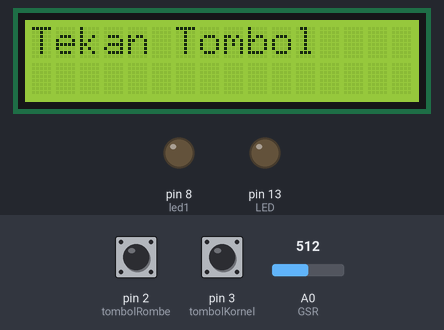
Bench run of a sketch on a simulated Arduino Uno, built with avr-gcc and run on an emulated ATmega328P. Shown: 16×2 character LCD, output pins drawn as LEDs (lit = HIGH). Dashed ring = blinking. The inputs (shaded band) are chosen by the test bench; at power-on: pin 2 (tombolRombe) LOW, A0 (GSR) = 512, pin 3 (tombolKornel) LOW. What the sketch prints to the serial monitor is not drawn.

Above: at 7.2 s.
7.3 s: pin 2 (tombolRombe) pulled HIGH for 0.15 s
At 7.9 s:
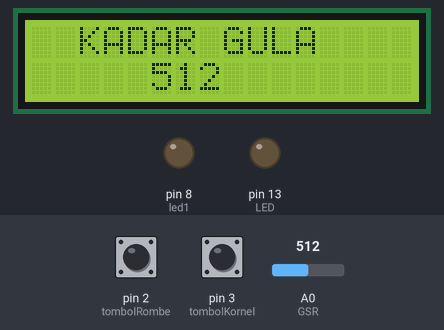
8.9 s: A0 (GSR) set to 636
At 9.6 s:
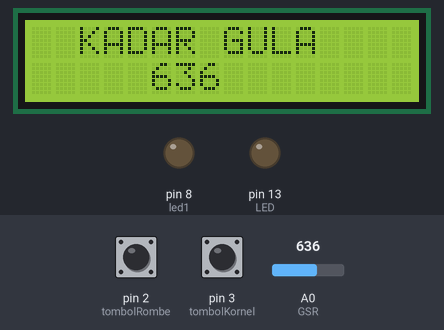
10.5 s: A0 (GSR) set to 665
At 10.9 s:
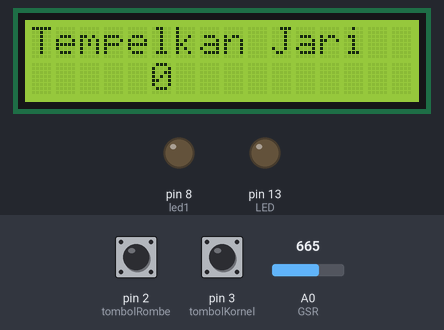
12.1 s: A0 (GSR) set to 390
At 12.27 s:
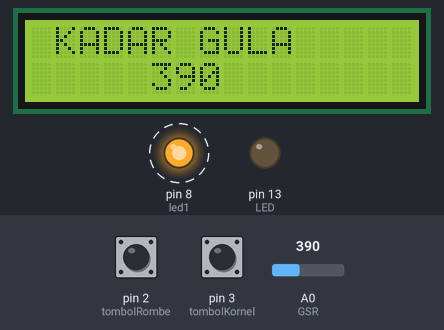
14.7 s: A0 (GSR) set to 410
At 15.5 s:
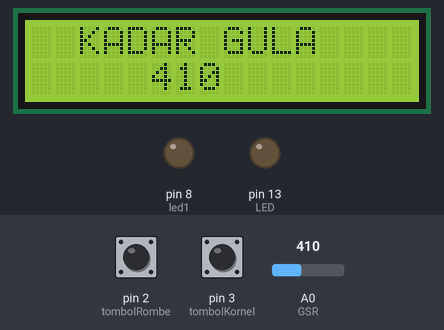
16.3 s: A0 (GSR) set to 660
At 16.9 s:
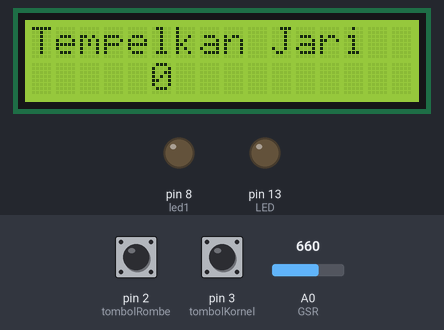
Timing chart, 0 to 18.9 s (numbered marks = the images above; inputs shaded):
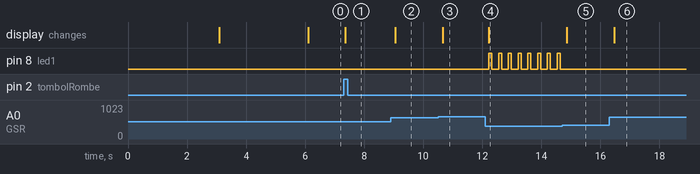

Measured:
- the behaviour switches between 650 and 651 on A0 (GSR) (found by bisection; images 2 and 3)
- the behaviour switches between 399 and 400 on A0 (GSR) (found by bisection; images 4 and 5)
- after the input at 7.3 s, the display: changes after 0.05 s (image 1)
- after the input at 8.9 s, the display: changes after 0.16 s (image 2)
- after the input at 10.5 s, the display: changes after 0.16 s (image 3)
- after the input at 12.1 s, pin 8 (led1): alternates HIGH for 0.10 s and LOW for 0.23 s, starting after 0.12 s; the display: changes after 0.12 s (image 4)
- after the input at 14.7 s, pin 8 (led1): stops changing and stays LOW; the display: changes after 0.17 s (image 5)
- after the input at 16.3 s, the display: changes after 0.17 s (image 6)

The sketch:

kornelRombe.ino
```cpp
byte led1= 8;
#define tombolKornel 3 // merah
#define tombolRombe 2 // Hijau
const int LED=13;
const int GSR=A0;
int sensorValue;
#include <LiquidCrystal_I2C.h>
LiquidCrystal_I2C lcd(0x27, 16, 2);

void setup()
{
   pinMode(led1, OUTPUT);
  lcd.begin();
Serial.begin(9600);
pinMode(LED,OUTPUT);
digitalWrite(LED,LOW);
lcd.setCursor(0,0);
  lcd.print("LOADING ....");
  lcd.setCursor(0,1);
  lcd.print("");
delay(3000);
lcd.setCursor(0,0);
  lcd.print("SENSOR GSR V.1.2");
//  lcd.setCursor(0,1);
//  lcd.print("Rombe Kornel S.T");
  delay(3000);
  lcd.clear();
}

void loop()
{
int tombolMerahDitekan = digitalRead(tombolKornel);
int tombolHijauDitekan = digitalRead(tombolRombe);
lcd.setCursor(0,0);
  lcd.print("Tekan Tombol    ");
while(tombolMerahDitekan == HIGH){

  int temp;
float conductivevoltage;
sensorValue=analogRead(GSR);
conductivevoltage = sensorValue*(5.0/1023.0);
sensorValue = sensorValue-330;
if(sensorValue>180){
  lcd.setCursor(0,0);
  lcd.print("Tempelkan Jari                 ");
  lcd.setCursor(5,1);
  lcd.print("0                              ");
}

  if(sensorValue<100){
    lcd.setCursor(0,0);
  lcd.print("    NORMAL                 ");
  lcd.setCursor(5,1);
  lcd.print(sensorValue);
 lcd.setCursor(7,1);
 lcd.print("    ");
  delay(100);
  }

  if(sensorValue>=100 && sensorValue<150){
lcd.setCursor(0,0);
  lcd.print("    LETIH                 ");
  lcd.setCursor(5,1);
  lcd.print(sensorValue);
}
Serial.print("sensorValue=");
Serial.println(sensorValue);
delay(100);
}


while(tombolHijauDitekan == HIGH){

  int temp;
float conductivevoltage;
sensorValue=analogRead(GSR);
conductivevoltage = sensorValue*(5.0/1023.0);
if(sensorValue>650){
  lcd.setCursor(0,0);
  lcd.print("Tempelkan Jari                 ");
  lcd.setCursor(5,1);
  lcd.print("0                              ");
}

  if(sensorValue<400){
    lcd.setCursor(0,0);
  lcd.print(" KADAR GULA                 ");
  lcd.setCursor(5,1);
  lcd.print(sensorValue);

    digitalWrite(led1, HIGH);
  delay(100);
  digitalWrite(led1, LOW);

  delay(100);
  }
  if(sensorValue>400 && sensorValue<640){
lcd.setCursor(0,0);
  lcd.print("  KADAR GULA                 ");
  lcd.setCursor(5,1);
  lcd.print(sensorValue);

//  }

}
Serial.print("sensorValue=");
Serial.println(sensorValue);
delay(100);
}
}
```
